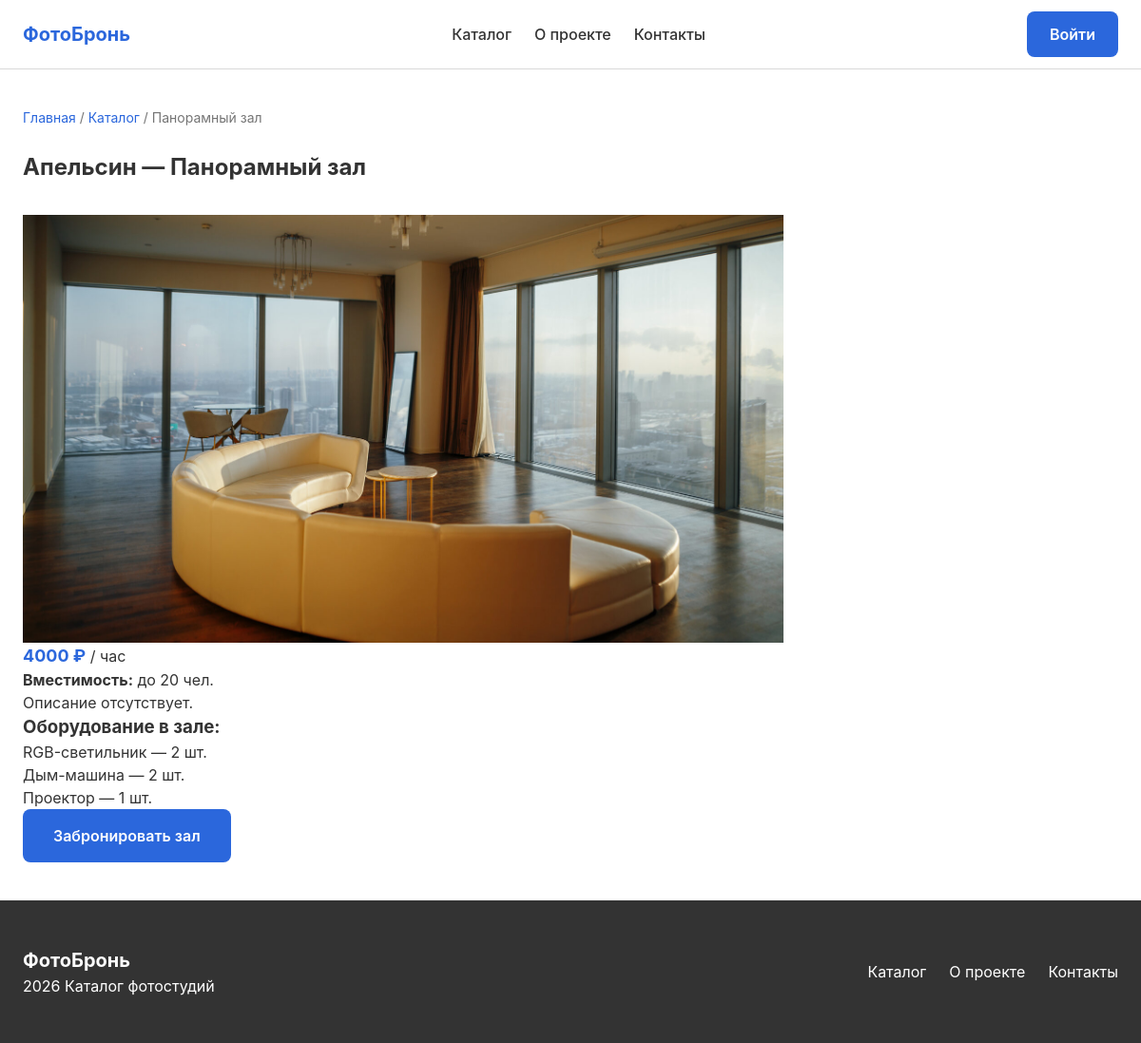
The app's page /hall/7/ with its own data.
### app/models.py (models this page shows, shortened)
class Hall(models.Model):
    studio = models.ForeignKey(Studio, on_delete=models.CASCADE,
                               related_name="halls", verbose_name="студия")
    name = models.CharField("название зала", max_length=120)
    capacity = models.PositiveSmallIntegerField("вместимость, чел.",
                                                validators=[MinValueValidator(1), MaxValueValidator(50)])
    hourly_rate = models.DecimalField("ставка за час, руб.", max_digits=8, decimal_places=2,
                                      validators=[MinValueValidator(Decimal("100.00"))])
    description = models.TextField("описание", blank=True)
    class Meta:
        verbose_name = "зал"
        verbose_name_plural = "залы"
        ordering = ("studio", "name")
        constraints = [
            models.UniqueConstraint(fields=("studio", "name"), name="app_hall_unique_in_studio"),
            db_check(models.Q(capacity__gte=1, capacity__lte=50), "app_hall_capacity_range"),
            db_check(models.Q(hourly_rate__gte=100), "app_hall_rate_positive"),
        ]

class Studio(models.Model):
    name = models.CharField("название", max_length=120, unique=True)
    address = models.CharField("адрес", max_length=200)
    contact_phone = models.CharField("контактный телефон", max_length=20)
    description = models.TextField("описание", blank=True)
    is_active = models.BooleanField("студия работает", default=True)
    class Meta:
        verbose_name = "студия"
        verbose_name_plural = "студии"
        ordering = ("name",)

class HallEquipment(models.Model):
    hall = models.ForeignKey(Hall, on_delete=models.CASCADE,
                             related_name="hall_equipment", verbose_name="зал")
    equipment = models.ForeignKey(Equipment, on_delete=models.CASCADE,
                                  related_name="hall_links", verbose_name="оборудование")
    quantity = models.PositiveSmallIntegerField("количество",
                                                validators=[MinValueValidator(1), MaxValueValidator(20)])
    note = models.CharField("примечание", max_length=200, blank=True)
    class Meta:
        verbose_name = "оборудование зала"
        verbose_name_plural = "оборудование залов"
        ordering = ("hall", "equipment")
        constraints = [
            models.UniqueConstraint(fields=("hall", "equipment"), name="app_hallequipment_unique"),
            db_check(models.Q(quantity__gte=1, quantity__lte=20), "app_hallequipment_quantity_range"),
        ]

class Equipment(models.Model):
    name = models.CharField("наименование", max_length=150, unique=True)
    category = models.CharField("категория", max_length=50)
    hourly_price = models.DecimalField("цена аренды за час, руб.", max_digits=8, decimal_places=2,
                                       validators=[MinValueValidator(Decimal("0.01"))])
    class Meta:
        verbose_name = "оборудование"
        verbose_name_plural = "оборудование"
        ordering = ("category", "name")
        constraints = [
            db_check(models.Q(hourly_price__gte=0), "app_equipment_price_positive"),
        ]

### app/views.py (the view)
# urls.py: path('hall/<int:pk>/', views.hall, name='hall'),
def hall(request, pk):
    hall_obj = get_object_or_404(Hall, pk=pk)
    equipment = hall_obj.hall_equipment.all()
    return render(request, 'app/hall.html', {'hall': hall_obj, 'equipment': equipment})

### app/templates/app/hall.html (shortened to what this page needs)
{% extends 'base.html' %}
{% load static %}
{% block content %}
<div class="container page-wrapper">
    <p class="breadcrumbs">
        <a href="{% url 'app:home' %}">Главная</a> / <a href="{% url 'app:catalog' %}">Каталог</a> / {{ hall.name }}
    </p>
    <h1 class="section-title">{{ hall.studio.name }} — {{ hall.name }}</h1>
    <div class="detail-layout">
        <div class="detail-image">
            <img src="{% static 'img/hall' %}{{ hall.id }}.jpg" alt="Фото зала {{ hall.name }}" width="800" height="500" loading="lazy" class="detail-img">
        </div>
        <div class="detail-info">
            <div class="detail-price-box">
                <span class="hall-card__price">{{ hall.hourly_rate|floatformat:0 }} ₽</span> <span class="hall-card__price-label">/ час</span>
            </div>
            <p><strong>Вместимость:</strong> до {{ hall.capacity }} чел.</p>
            <p class="detail-desc">{{ hall.description|default:"Описание отсутствует." }}</p>
            <h3 class="detail-subtitle">Оборудование в зале:</h3>
            <ul class="detail-list">
                {% for item in equipment %}
                    <li>{{ item.equipment.name }} — {{ item.quantity }} шт.</li>
                {% empty %}
                    <li>Собственное оборудование не предоставляется.</li>
                {% endfor %}
            </ul>
            <a href="{% url 'app:booking' hall.pk %}" class="btn btn--primary btn--large">Забронировать зал</a>
        </div>
    </div>
</div>
{% endblock %}

### app/static/css/style.css (style rules this page uses)
:root { --primary: #2B67DC; --primary-hover: #2456B8; --accent: #FF9900; --bg: #FFFFFF; --bg-secondary: #F7F7F7; --text: #333333; --text-sec: #757575; --border: #D9D9D9; --radius: 8px; --radius-lg: 16px; --shadow: 0 4px 20px rgba(0, 0, 0, 0.06); --container: 1200px; }
* { margin: 0; padding: 0; box-sizing: border-box; }
body { font-family: 'Inter', Arial, sans-serif; background: var(--bg); color: var(--text); line-height: 1.5; display: flex; flex-direction: column; min-height: 100vh; }
a { text-decoration: none; color: inherit; }
ul { list-style: none; }
img { max-width: 100%; height: auto; display: block; }
.container { max-width: var(--container); margin: 0 auto; padding: 0 24px; width: 100%; }
.btn { display: inline-flex; align-items: center; justify-content: center; height: 48px; padding: 0 24px; border-radius: var(--radius); font-weight: 600; cursor: pointer; border: none; transition: 0.2s; }
.btn--primary { background: var(--primary); color: white; }
.btn--large { height: 56px; padding: 0 32px; font-size: 16px; }
.section-title { font-size: 24px; font-weight: 700; margin-bottom: 32px; }
.hall-card__price { font-size: 18px; font-weight: 700; color: var(--primary); }
.page-wrapper { padding: 40px 24px; }
.breadcrumbs { color: var(--text-sec); font-size: 14px; margin-bottom: 24px; }
.breadcrumbs a { color: var(--primary); }

### records on screen
Hall: name "Панорамный зал", studio.name "Апельсин", hourly_rate "4000", capacity "20", description "Описание отсутствует."
HallEquipment: equipment.name "RGB-светильник", quantity "2"
HallEquipment: equipment.name "Дым-машина", quantity "2"
HallEquipment: equipment.name "Проектор", quantity "1"
